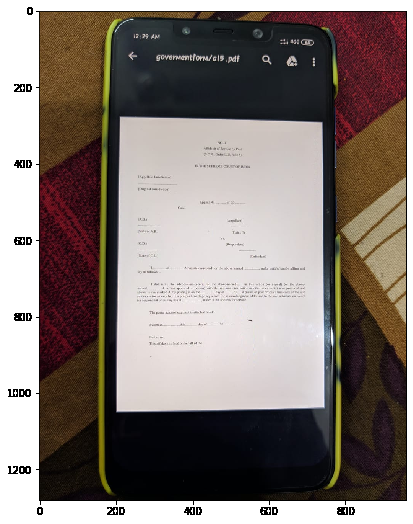
#> input picture app/test.png, 413 x 524 px
$ jupyter execute --allow-errors page_detection.ipynb   (shell and % lines are left out)
#> lines starting #> are read from the running program, lines starting #| are printed output that depends on the picture; after the words box and inside, x2 and y2 are one past the last pixel; in counts of white or black regions, pixels touching at a corner belong together
# Page Detection
This code finds and crops the page out of the image

[cell 1]
import sys
import numpy as np
import pandas as pd
import matplotlib.pyplot as plt
import cv2

SMALL_HEIGHT = 800

def implt(img, cmp=None, t=''):
    """Show image using plt."""
    plt.imshow(img, cmap=cmp)
    plt.title(t)
    plt.show()


def resize(img, height=SMALL_HEIGHT, allways=False):
    """Resize image to given height."""
    if (img.shape[0] > height or allways):
        rat = height / img.shape[0]
        return cv2.resize(img, (int(rat * img.shape[1]), height))

    return img


def ratio(img, height=SMALL_HEIGHT):
    """Getting scale ratio."""
    return img.shape[0] / height

plt.rcParams['figure.figsize'] = (9.0, 9.0)

### Global Variables

[cell 2]
IMG = "test.png"    # Image name/number

[cell 3]
# Loading images and ploting it (converting to RGB from BGR)
image = cv2.cvtColor(cv2.imread("%s" % IMG), cv2.COLOR_BGR2RGB)
implt(image)

[cell 4]
def edges_det(img, min_val, max_val):
    """ Preprocessing (gray, thresh, filter, border) + Canny edge detection """
#> called with min_val = 200, max_val = 250
    img = cv2.cvtColor(resize(img), cv2.COLOR_BGR2GRAY)

    # Applying blur and threshold
    img = cv2.bilateralFilter(img, 9, 75, 75)
    img = cv2.adaptiveThreshold(img, 255, cv2.ADAPTIVE_THRESH_GAUSSIAN_C, cv2.THRESH_BINARY, 115, 4)
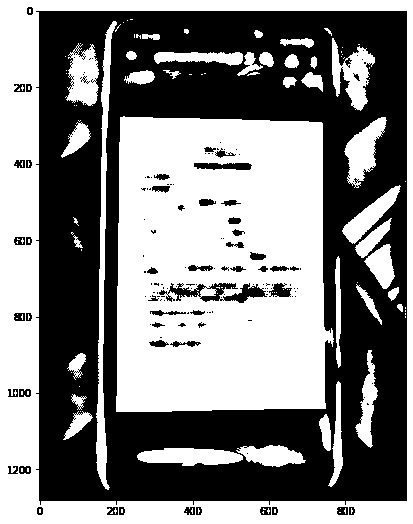
#> img: shape (524, 413); 51.1% white; 141 black regions (88 under 20 px), largest, box (x1, y1, x2, y2) and area: (36, 11, 407, 505) 101395, (159, 283, 267, 303) 975, (194, 163, 252, 170) 332
    implt(img, 'gray', 'Adaptive Threshold')

    # Median blur replace center pixel by median of pixels under kelner
    # => removes thin details
    img = cv2.medianBlur(img, 11)
#> img: shape (524, 413); 51.1% white; 31 black regions (13 under 20 px), largest, box (x1, y1, x2, y2) and area: (39, 11, 407, 501) 104334, (231, 285, 264, 302) 327, (172, 286, 201, 297) 229

    # Add black border - detection of border touching pages
    # Contour can't touch side of image
    img = cv2.copyMakeBorder(img, 5, 5, 5, 5, cv2.BORDER_CONSTANT, value=[0, 0, 0])
#> img: shape (534, 423); 48.9% white; 26 white regions, largest, box (x1, y1, x2, y2) and area: (121, 122, 342, 417) 58814, (5, 5, 418, 529) 35939, (348, 192, 404, 293) 2520
    implt(img, 'gray', 'Median Blur + Border')

    return cv2.Canny(img, min_val, max_val)
#> returned value: shape (534, 423); 3.6% white in thin lines or dots

[cell 5]
# Edge detection ()
edges_image = edges_det(image, 200, 250)

# Close gaps between edges (double page clouse => rectangle kernel)
edges_image = cv2.morphologyEx(edges_image, cv2.MORPH_CLOSE, np.ones((5, 11)))
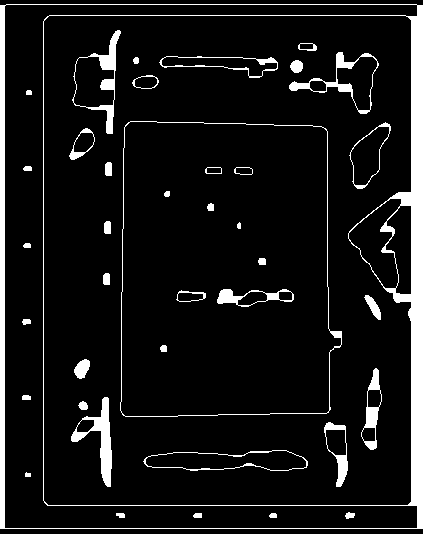
#> edges_image: shape (534, 423); 8.9% white; 40 white regions
implt(edges_image, 'gray', 'Edges')

[cell 6]
def four_corners_sort(pts):
    """ Sort corners: top-left, bot-left, bot-right, top-right"""
    diff = np.diff(pts, axis=1)
    summ = pts.sum(axis=1)
    return np.array([pts[np.argmin(summ)],
                     pts[np.argmax(diff)],
                     pts[np.argmax(summ)],
                     pts[np.argmin(diff)]])


def contour_offset(cnt, offset):
    """ Offset contour because of 5px border """
    cnt += offset
    cnt[cnt < 0] = 0
    return cnt


def find_page_contours(edges, img):
    """ Finding corner points of page contour """
    # Getting contours
    contours, hierarchy = cv2.findContours(edges, cv2.RETR_TREE, cv2.CHAIN_APPROX_SIMPLE)
#> contours = 63 contours, 3 with area under 20; largest, box (x1, y1, x2, y2) and area: (0, 4, 423, 529) 221117, (43, 15, 412, 506) 175813, (120, 121, 342, 417) 60094, (120, 121, 342, 417) 60022, (4, 4, 418, 529) 33182

    # Finding biggest rectangle otherwise return original corners
    height = edges.shape[0]
#> height = 534
    width = edges.shape[1]
#> width = 423
    MIN_COUNTOUR_AREA = height * width * 0.5
#> MIN_COUNTOUR_AREA = 112941
    MAX_COUNTOUR_AREA = (width - 10) * (height - 10)
#> MAX_COUNTOUR_AREA = 216412

    max_area = MIN_COUNTOUR_AREA
#> max_area = 112941
    page_contour = np.array([[0, 0],
                            [0, height-5],
                            [width-5, height-5],
                            [width-5, 0]])
#> page_contour = [[0, 0], [0, 529], [418, 529], [418, 0]]

    for cnt in contours:
        perimeter = cv2.arcLength(cnt, True)
        approx = cv2.approxPolyDP(cnt, 0.03 * perimeter, True)

        # Page has 4 corners and it is convex
        if (len(approx) == 4 and
                cv2.isContourConvex(approx) and
                max_area < cv2.contourArea(approx) < MAX_COUNTOUR_AREA):

            max_area = cv2.contourArea(approx)
            page_contour = approx[:, 0]
#> this loop made 63 passes
#> perimeter on passes 2, 3, 4, 7, 8, 9, 10, 11, 13, 14, 15, 16: 228, 278.4, 1785.6, 159.8, 86.38, 28.14, 258.2, 53.21, 51.31, 59.31, 56.28, 64.77
#> (perimeter, approx) on passes 1, 5, 6, 12, 24, 25: (1890.8, [[0, 5], [0, 528], [422, 528], [422, 5]]), (355.3, [[307, 465], [286, 450], [143, 461]]), (353, [[306, 466], [145, 459], [286, 450]]), (182.3, [[376, 368], [361, 432], [370, 449], [381, 401]]), (1011.7, [[128, 122], [122, 414], [328, 412], [326, 129]]), (1005.6, [[130, 121], [327, 131], [326, 413], [121, 412]])
#> after the loop, max_area = 112941

    # Sort corners and offset them
    page_contour = four_corners_sort(page_contour)
#> in four_corners_sort, `diff = np.diff(pts, axis=1)`: diff = [0, 529, 111, -418]
#> in four_corners_sort, `summ = pts.sum(axis=1)`: summ = [0, 529, 947, 418]
    return contour_offset(page_contour, (-5, -5))
#> in contour_offset, `cnt += offset`: cnt = [[-5, -5], [-5, 524], [413, 524], [413, -5]]

[cell 7]
page_contour = find_page_contours(edges_image, resize(image))
#> page_contour = [[0, 0], [0, 524], [413, 524], [413, 0]]
print("PAGE CONTOUR:")
print(page_contour)
#| [[  0   0]
#|  [  0 524]
#|  [413 524]
#|  [413   0]]
implt(cv2.drawContours(resize(image), [page_contour], -1, (0, 255, 0), 3))


# Recalculate to original scale
page_contour = page_contour.dot(ratio(image))
#> page_contour = [[0, 0], [0, 343.2], [270.5, 343.2], [270.5, 0]]

[cell 8]
def persp_transform(img, s_points):
    """ Transform perspective from start points to target points """
    # Euclidean distance - calculate maximum height and width
    height = max(np.linalg.norm(s_points[0] - s_points[1]),
                 np.linalg.norm(s_points[2] - s_points[3]))
#> height = 343.2
    width = max(np.linalg.norm(s_points[1] - s_points[2]),
                 np.linalg.norm(s_points[3] - s_points[0]))
#> width = 270.5

    # Create target points
    t_points = np.array([[0, 0],
                        [0, height],
                        [width, height],
                        [width, 0]], np.float32)
#> t_points = [[0, 0], [0, 343.2], [270.5, 343.2], [270.5, 0]]

    # getPerspectiveTransform() needs float32
    if s_points.dtype != np.float32:
        s_points = s_points.astype(np.float32)
#> s_points = [[0, 0], [0, 343.2], [270.5, 343.2], [270.5, 0]]

    M = cv2.getPerspectiveTransform(s_points, t_points)
#> M = [[1, 0, 0], [0, 1, 0], [0, 0, 1]]
    return cv2.warpPerspective(img, M, (int(width), int(height)))
#> returned value: shape (343, 270, 3)


newImage = persp_transform(image, page_contour)
implt(newImage, t='Result')
# Saving the result. Yay! (don't forget to convert colors bact to BGR)
cv2.imwrite("resultImage.jpg", cv2.cvtColor(newImage, cv2.COLOR_BGR2RGB))
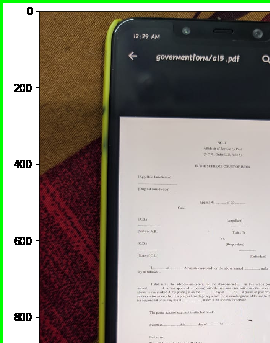
#> saved as resultImage.jpg: shape (343, 270, 3); mean B, G, R 129.7, 139.4, 144.8
#> Out = True

[cell 9]
import numpy as np
import cv2 as cv
img = cv.imread('resultImage.jpg',0)
#> img: shape (343, 270); min 0, max 255, mean 139.9
ret,thresh = cv.threshold(img,127,255,0)
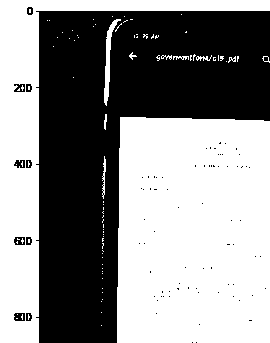
#> thresh: shape (343, 270); 54.3% white; 81 black regions (71 under 20 px)
contours,hierarchy = cv.findContours(thresh, 1, 2)
#> contours = 178 contours, 162 with area under 20; largest, box (x1, y1, x2, y2) and area: (117, 117, 270, 343) 33646, (0, 0, 270, 343) 15281, (104, 19, 121, 106) 310, (13, 312, 26, 322) 102, (13, 236, 26, 246) 101

cnt = contours[0]
#> cnt = [[101, 325]]
M = cv.moments(cnt)
#> M = moments, m00 0
print( M )
#> (printed output is left out)

[cell 10]
x,y,w,h = cv.boundingRect(cnt)
#> x = 101; y = 325; w = 1; h = 1
cv.rectangle(img,(x,y),(x+w,y+h),(0,255,0),2)
#> img: shape (343, 270); min 0, max 255, mean 139.9

[cell 11]
print(w,h)
#| 1 1

[cell 12]
# find contours in the edge map, then initialize
# the contour that corresponds to the document
cnts = cv2.findContours(edges_image, cv2.RETR_EXTERNAL,
	cv2.CHAIN_APPROX_SIMPLE)
#> cnts = 1 contour; box (x1, y1, x2, y2) and area: (0, 4, 423, 529) 221117
#> (the rest of this cell did not finish here and is left out)

[cell 13]
# import the necessary packages
from imutils.perspective import four_point_transform
from imutils import contours
import numpy as np
import argparse
import imutils
import cv2

# construct the argument parse and parse the arguments
ap = argparse.ArgumentParser()
ap.add_argument("-i", "--image", required=True,
	help="../data/pages/ph.jpg")
args = vars(ap.parse_args())

# define the answer key which maps the question number
# to the correct answer
ANSWER_KEY = {0: 1, 1: 4, 2: 0, 3: 3, 4: 1}

[cell 14]
# import the necessary packages
from imutils.perspective import four_point_transform
from imutils import contours
import numpy as np
import argparse
import imutils
import cv2


# define the answer key which maps the question number
# to the correct answer
ANSWER_KEY = {0: 1, 1: 4, 2: 0, 3: 3, 4: 1}

# load the image, convert it to grayscale, blur it
# slightly, then find edges
image = cv2.imread("test.png")
#> image is the input picture: shape (524, 413, 3); mean B, G, R 116.3, 121.3, 131.8
#print(image)
gray = cv2.cvtColor(image, cv2.COLOR_BGR2GRAY)
blurred = cv2.GaussianBlur(gray, (5, 5), 0)
edged = cv2.Canny(blurred, 75, 200)
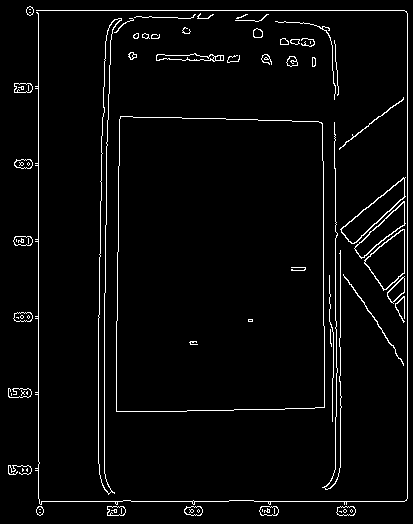
#> edged: shape (524, 413); 3.5% white in thin lines or dots

# find contours in the edge map, then initialize
# the contour that corresponds to the document
cnts = cv2.findContours(edged.copy(), cv2.RETR_EXTERNAL,
	cv2.CHAIN_APPROX_SIMPLE)
#> cnts = 52 contours, 24 with area under 20; largest, box (x1, y1, x2, y2) and area: (116, 116, 325, 412) 59912, (98, 18, 122, 495) 2618, (364, 229, 405, 291) 1428, (340, 177, 406, 244) 1366, (354, 201, 406, 259) 936
cnts = imutils.grab_contours(cnts)

docCnt = None

# ensure that at least one contour was found
if len(cnts) > 0:
	# sort the contours according to their size in
	# descending order
	cnts = sorted(cnts, key=cv2.contourArea, reverse=True)

	# loop over the sorted contours
	for c in cnts:
		# approximate the contour
		peri = cv2.arcLength(c, True)
		approx = cv2.approxPolyDP(c, 0.02 * peri, True)
		# if our approximated contour has four points,
		# then we can assume we have found the paper
		if len(approx) == 4:
			docCnt = approx
			break
#> this loop made 1 pass
#> (peri, docCnt) on pass 1: (996, [[120, 116], [116, 411], [324, 407], [322, 123]])

# apply a four point perspective transform to both the
# original image and grayscale image to obtain a top-down
# birds eye view of the paper
implt(image)
paper = four_point_transform(image, docCnt.reshape(4, 2))
warped = four_point_transform(gray, docCnt.reshape(4, 2))
implt(paper)
cv2.imwrite("resultImage.jpg", cv2.cvtColor(paper, cv2.COLOR_BGR2RGB))
#> Out = True

[cell 15]
import numpy as np
import cv2 as cv
img = cv.imread('resultImage.jpg',0)
#> img: shape (295, 208); min 85, max 250, mean 211.6
ret,thresh = cv.threshold(img,127,255,0)
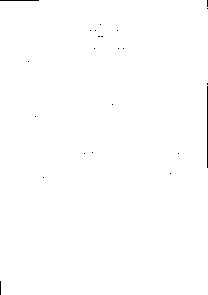
#> thresh: shape (295, 208); 99.7% white; black in thin lines or dots
contours,hierarchy = cv.findContours(thresh, 1, 2)
#> contours = 18 contours, 17 with area under 20; largest, box (x1, y1, x2, y2) and area: (0, 0, 208, 295) 60714

cnt = contours[0]
#> cnt = [[42, 177], [43, 176], [44, 177], [43, 178]]
M = cv.moments(cnt)
#> M = moments, m00 2, centre m10/m00, m01/m00 = (43, 177)
print( M )
#> (printed output is left out)
x,y,w,h = cv.boundingRect(cnt)
#> x = 42; y = 176; w = 3; h = 3
cv.rectangle(img,(x,y),(x+w,y+h),(0,255,0),2)
#> img: shape (295, 208); min 0, max 250, mean 211.5
print(h,w)
#| 3 3

[cell 16]
import cv2
import numpy as np

img = cv2.imread('resultImage.jpg')
#> img: shape (295, 208, 3)
gray = cv2.cvtColor(img,cv2.COLOR_BGR2GRAY)
#> gray: shape (295, 208)
edges = cv2.Canny(gray,50,150,apertureSize = 3)
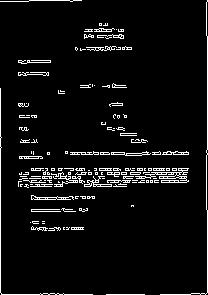
#> edges: shape (295, 208); 5.7% white in thin lines or dots
minLineLength = 100
maxLineGap = 10
lines = cv2.HoughLinesP(edges,1,np.pi/180,100,minLineLength,maxLineGap)
#> lines = 13 rows, first 6: [0, 136, 0, 88], [207, 149, 207, 36], [1, 294, 39, 294], [0, 292, 0, 148], [99, 168, 111, 168], [107, 174, 119, 174]
for x1,y1,x2,y2 in lines[0]:
    cv2.line(img,(x1,y1),(x2,y2),(0,255,0),2)
#> this loop made 1 pass
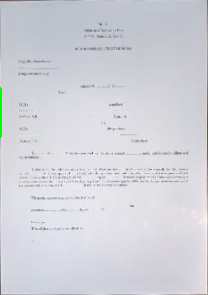
#> img: shape (295, 208, 3); mean B, G, R 217.8, 211.2, 209.8
implt(img)
cv2.imwrite('contour.jpg',img)
#> Out = True

[cell 17]
# [load_image]
argv="resultImage.jpg"
    # Check number of arguments
print(len(argv))
if len(argv) < 1:
    print ('Not enough parameters')
    print ('Usage:\nmorph_lines_detection.py < path_to_image >')

 # Load the image
src = cv.imread(argv, cv.IMREAD_COLOR)
 # Check if image is loaded fine
if src is None:
    print ('Error opening image: ' + argv[0])
# Show source image
plt.imshow(src)
 # [load_image]
    # [gray]
    # Transform source image to gray if it is not already

[cell 18]
if len(src.shape) != 2:
    gray = cv.cvtColor(src, cv.COLOR_BGR2GRAY)
else:
    gray = src
    # Show gray image
plt.imshow(gray)

[cell 19]
 # [gray]
    # [bin]
    # Apply adaptiveThreshold at the bitwise_not of gray, notice the ~ symbol
gray = cv.bitwise_not(gray)
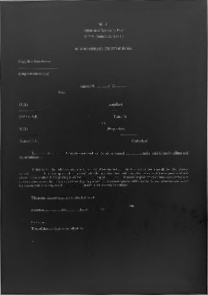
#> gray: shape (295, 208); min 5, max 170, mean 43.4
bw = cv.adaptiveThreshold(gray, 255, cv.ADAPTIVE_THRESH_MEAN_C, \
                                cv.THRESH_BINARY, 15, -2)
#> bw: shape (295, 208); 7% white in thin lines or dots
    # Show binary image
plt.imshow(bw)

[cell 20]
ret, thresh = cv2.threshold(bw, 80, 255, cv2.THRESH_BINARY_INV)
#> thresh: shape (295, 208); 93% white; black in thin lines or dots
plt.imshow(thresh)

contours, hierarchy = cv2.findContours(thresh, cv2.RETR_EXTERNAL, cv2.CHAIN_APPROX_SIMPLE)
#> contours = 1 contour; box (x1, y1, x2, y2) and area: (0, 0, 207, 295) 60038
print('Number of lines:', len(contours))
#| Number of lines: 1
img = cv2.drawContours(bw, contours, -1, (0,255,0), 3)
#> img: shape (295, 208); 5.5% white in thin lines or dots
plt.imshow(img)

[cell 21]
# [bin]
    # [init]
    # Create the images that will use to extract the horizontal and vertical lines
horizontal = np.copy(bw)

#plt.imshow(horizontal)

vertical = np.copy(bw)
    # [init]
    # [horiz]
    # Specify size on horizontal axis
cols = horizontal.shape[1]
#> cols = 208
horizontal_size = cols // 30
#> horizontal_size = 6
    # Create structure element for extracting horizontal lines through morphology operations
horizontalStructure = cv.getStructuringElement(cv.MORPH_RECT, (horizontal_size, 1))
    # Apply morphology operations
horizontal = cv.erode(horizontal, horizontalStructure)
#> horizontal: shape (295, 208); 1.7% white in thin lines or dots, all inside (x1, y1, x2, y2) = (21, 3, 188, 291)

plt.imshow(horizontal)

horizontal = cv.dilate(horizontal, horizontalStructure)
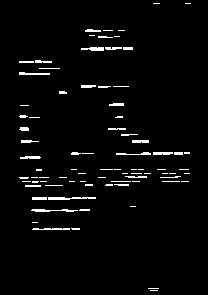
#> horizontal: shape (295, 208); 3% white in thin lines or dots, all inside (x1, y1, x2, y2) = (19, 3, 191, 291)
print(horizontal)
#> (printed output is left out)
plt.imshow(horizontal)
cv2.imwrite('zone.jpg',horizontal)
#> Out = True

$ run again, with app/index.png copied over app/test.png
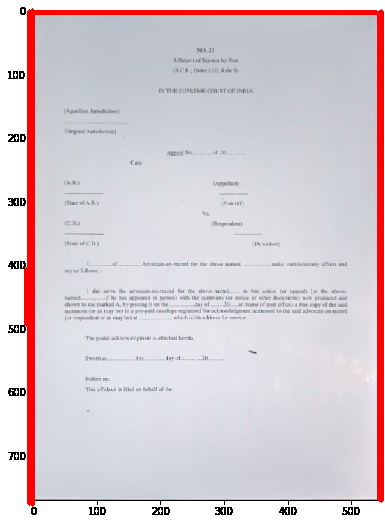
#> input picture app/index.png, 385 x 524 px
#> in edges_det, `img = cv2.adaptiveThreshold(img, 255, cv2.ADAPTIVE_THRESH_GAUSSIAN_C, ..`:
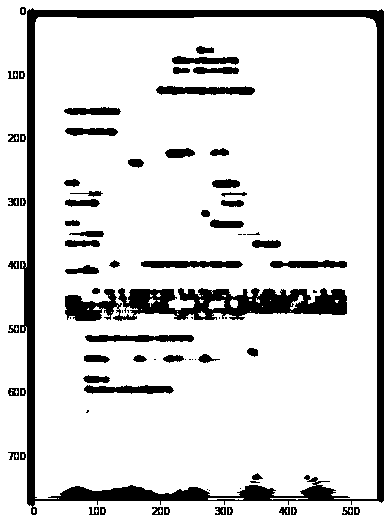
#> img: shape (524, 385); 86% white; 81 black regions (20 under 20 px), largest, box (x1, y1, x2, y2) and area: (20, 8, 384, 515) 13379, (65, 288, 347, 321) 5821, (156, 86, 255, 95) 708
#> edges_image: shape (534, 395); 10% white; 35 white regions (1 under 20 px)
#> in find_page_contours, `contours, hierarchy = cv2.findContours(edges, cv2.RETR_TREE, cv2.CHAIN..`: contours = 65 contours, 3 with area under 20; largest, box (x1, y1, x2, y2) and area: (0, 4, 395, 529) 206445, (4, 4, 390, 529) 190628, (69, 293, 352, 326) 6609, (69, 293, 352, 326) 5857, (30, 14, 389, 26) 2710
#> the loop in find_page_contours, `for cnt in contours:` made 65 passes
#> perimeter on passes 2, 3, 5, 6, 7, 8, 9, 10: 42.49, 42.49, 3619.4, 16.83, 22.24, 21.66, 22.83, 10.83
#> after the loop in find_page_contours, `for cnt in contours:`: max_area = 105465
#> diff = [0, 529, 139, -390]
#> summ = [0, 529, 919, 390]
#> in contour_offset, `cnt += offset`: cnt = [[-5, -5], [-5, 524], [385, 524], [385, -5]]
#> `page_contour = find_page_contours(edges_image, resize(image))`: page_contour = [[0, 0], [0, 524], [385, 524], [385, 0]]
#| [[  0   0]
#|  [  0 524]
#|  [385 524]
#|  [385   0]]
#> `page_contour = page_contour.dot(ratio(image))`: page_contour = [[0, 0], [0, 343.2], [252.2, 343.2], [252.2, 0]]
#> in persp_transform, `height = max(np.linalg.norm(s_points[0] - s_points[1]), np.linalg.norm..`: height = 343.2
#> in persp_transform, `width = max(np.linalg.norm(s_points[1] - s_points[2]), np.linalg.norm(..`: width = 252.2
#> t_points = [[0, 0], [0, 343.2], [252.2, 343.2], [252.2, 0]]
#> in persp_transform, `M = cv2.getPerspectiveTransform(s_points, t_points)`: M = [[1, 0, 0], [0, 1, 0], [0, 0, 1]]
#> `cv2.imwrite("resultImage.jpg", cv2.cvtColor(newImage, cv2.COLOR_BGR2RG..`: Out = True
#> `contours,hierarchy = cv.findContours(thresh, 1, 2)`: contours = 68 contours, 57 with area under 20; largest, box (x1, y1, x2, y2) and area: (35, 15, 252, 343) 70631, (0, 0, 252, 343) 10631, (7, 133, 20, 143) 96, (7, 197, 20, 207) 95, (7, 324, 20, 334) 92
#> `cnt = contours[0]`: cnt = [[146, 338], [147, 337], [148, 338], [147, 339]]
#> `M = cv.moments(cnt)`: M = moments, m00 2, centre m10/m00, m01/m00 = (147, 338)
#> (printed output is left out)
#> `x,y,w,h = cv.boundingRect(cnt)`: x = 146; y = 337; w = 3
#| 3 3
#> `cnts = cv2.findContours(edges_image, cv2.RETR_EXTERNAL, cv2.CHAIN_APPR..`: cnts = 1 contour; box (x1, y1, x2, y2) and area: (0, 4, 395, 529) 206445
#> image is the input picture: shape (524, 385, 3); mean B, G, R 211.4, 205.4, 216.1
#> edged: shape (524, 385); 2.5% white in thin lines or dots
#> `cnts = cv2.findContours(edged.copy(), cv2.RETR_EXTERNAL, cv2.CHAIN_APP..`: cnts = 38 contours, 31 with area under 20; largest, box (x1, y1, x2, y2) and area: (34, 14, 378, 500) 165711, (152, 506, 171, 516) 150, (279, 506, 298, 516) 136, (19, 6, 385, 268) 63, (25, 326, 385, 516) 38, (8, 260, 26, 331) 30, (341, 506, 361, 516) 26
#> the loop `for c in cnts:` made 1 pass
#> (peri, docCnt) on pass 1: (1704.3, [[35, 15], [35, 498], [376, 498], [376, 15]])
#> `cv2.imwrite("resultImage.jpg", cv2.cvtColor(paper, cv2.COLOR_BGR2RGB))`: Out = True
#> `contours,hierarchy = cv.findContours(thresh, 1, 2)`: contours = 6 contours, 5 with area under 20; largest, box (x1, y1, x2, y2) and area: (0, 0, 341, 483) 163880
#> `cnt = contours[0]`: cnt = [[217, 336], [218, 335], [219, 336], [218, 337]]
#> `M = cv.moments(cnt)`: M = moments, m00 2, centre m10/m00, m01/m00 = (218, 336)
#> (printed output is left out)
#> `x,y,w,h = cv.boundingRect(cnt)`: x = 217; y = 335
#| 3 3
#> edges: shape (483, 341); 3.6% white in thin lines or dots, all inside (x1, y1, x2, y2) = (29, 32, 312, 396)
#> lines = 38 rows, first 6: [68, 294, 78, 294], [94, 277, 138, 277], [30, 297, 51, 297], [224, 294, 236, 294], [278, 284, 300, 284], [170, 294, 192, 294]
#> the loop `for x1,y1,x2,y2 in lines[0]:` made 1 pass
#> `cv2.imwrite('contour.jpg',img)`: Out = True
#> bw: shape (483, 341); 6.3% white; 351 white regions (206 under 20 px), largest, box (x1, y1, x2, y2) and area: (1, 462, 132, 482) 486, (130, 73, 218, 78) 385, (58, 245, 153, 251) 290
#> `contours, hierarchy = cv2.findContours(thresh, cv2.RETR_EXTERNAL, cv2...`: contours = 1 contour; box (x1, y1, x2, y2) and area: (0, 0, 341, 483) 163818
#| Number of lines: 1
#> `horizontal = cv.dilate(horizontal, horizontalStructure)`:
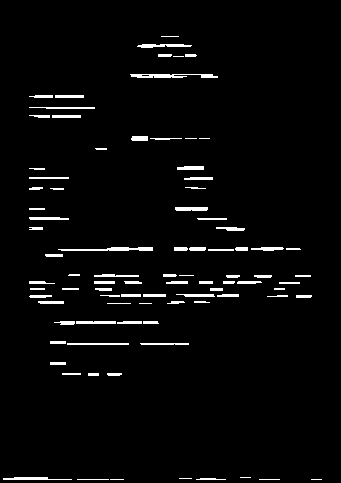
#> horizontal: shape (483, 341); 3.1% white; 89 white regions (10 under 20 px), largest, box (x1, y1, x2, y2) and area: (130, 74, 218, 78) 262, (58, 247, 153, 251) 255, (137, 44, 192, 48) 155
#> (printed output is left out)
#> `cv2.imwrite('zone.jpg',horizontal)`: Out = True
